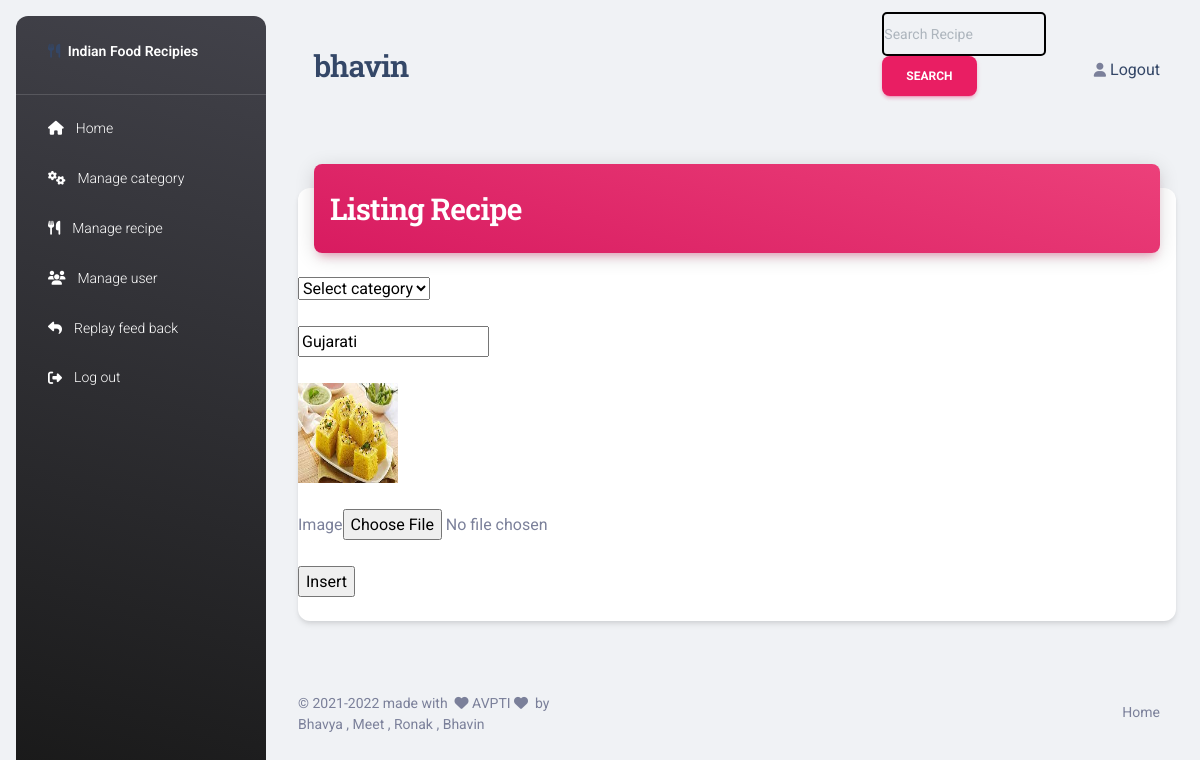
The app's page /material-dashboard-master/catedit.php?cid=1 (signed in) with its own data.
### tables this page shows
CREATE TABLE `category` (
  `category_id` int(20) NOT NULL,
  `category_nm` varchar(30) NOT NULL,
  `category_image` varchar(250) NOT NULL
);

### material-dashboard-master/catedit.php (the view, shortened to what this page needs)
<?php
include 'header.php';
$id=$_REQUEST['cid'];
$con=mysqli_connect("localhost","root","","foodrecipes");
$q="select * from category where category_id='$id'";
$c=mysqli_query($con,$q);
while($row=mysqli_fetch_array($c))
{
	$name=$row['category_nm'];
	$image=$row['category_image'];
}
			?>
<div class="container-fluid py-4">
      <div class="row">
        <div class="col-12">
          <div class="card my-4">
            <div class="card-header p-0 position-relative mt-n4 mx-3 z-index-2">
              <div class="bg-gradient-primary shadow-primary border-radius-lg pt-4 pb-3">
                <h3 class="text-white text-capitalize ps-3"> Listing Recipe </h3>
              </div>
            </div>
            <div class="card-body px-0 pb-2">
              <div class="table-responsive p-0">
	<form action="#" method="post" enctype="multipart/form-data">
		<select name="catsl" required>
			<option>Select category</option>
		</select><br/><br/>
		<input type="text" name="nmtxt" value="<?php echo $name ?>"  /><br/><br/>
		<img src="upload_image/<?php echo $image;?>" height=100 width=100/><br/><br/>
		Image<input type="file" name="imgfl" />
		<br/><br/>
		<input type="submit" name="btnok" value="Insert"/>
	</form>
 </div>
            </div>
          </div>
        </div>
      </div>
    </div>
<?php
  include 'footer.php';
?>

### records on screen
category: nmtxt "Gujarati", category_image (picture)

### other values on screen
$admin "bhavin"
